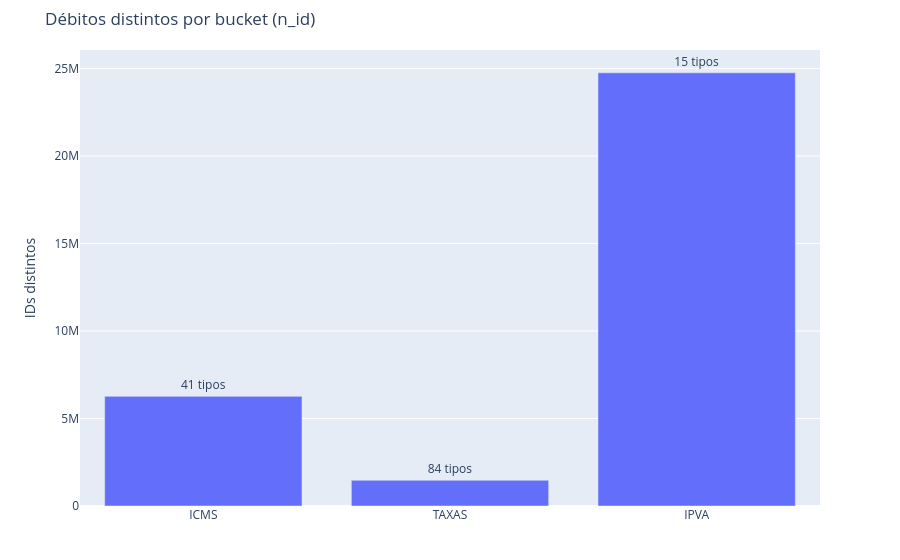
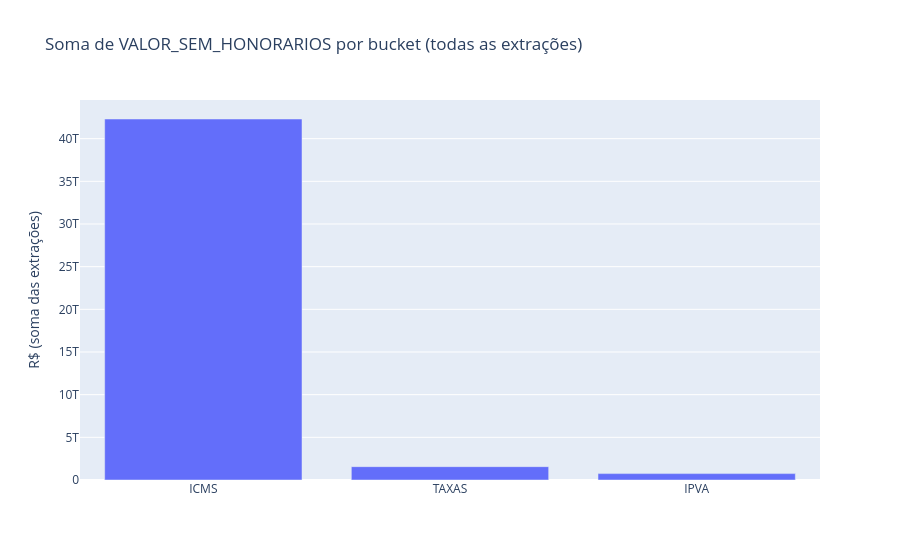

These figures' notebook cell, in order:
### Markdown cell above
### Como ler

`n_id` responde “quantos débitos distintos caem nesse tipo”. `soma_valor` é a soma do estoque **em todas as extrações** — serve pra ver o peso do tipo, não pra somar com arrecadação mensal.

Se algum rótulo importante cair em TAXAS por engano, a gente ajusta a regra na próxima célula (não reexecuta o GROUP BY).

### Code cell
import plotly.express as px

fig = px.bar(
    tot.to_dicts(),
    x="bucket",
    y="n_id",
    text="n_tipos",
    title="Débitos distintos por bucket (n_id)",
    labels={"n_id": "IDs distintos", "bucket": ""},
)
fig.update_traces(texttemplate="%{text} tipos", textposition="outside")
fig.update_layout(margin=dict(t=50, b=40))
fig.show()

fig2 = px.bar(
    tot.to_dicts(),
    x="bucket",
    y="soma_valor",
    title="Soma de VALOR_SEM_HONORARIOS por bucket (todas as extrações)",
    labels={"soma_valor": "R$ (soma das extrações)", "bucket": ""},
)
fig2.show()
fig.write_html(str(out_dir / "fig_bucket_n_id.html"))
fig2.write_html(str(out_dir / "fig_bucket_valor.html"))

### Figure 1 — Plotly figure (JSON) as saved in the notebook; plotly's stock layout.template omitted (floating-point values rounded to 4 significant figures)
{"data": [{"hovertemplate": "=%{x}<br>IDs distintos=%{y}<br>n_tipos=%{text}<extra></extra>", "legendgroup": "", "marker": {"color": "#636efa", "pattern": {"shape": ""}}, "name": "", "orientation": "v", "showlegend": false, "text": [41.0, 84.0, 15.0], "textposition": "outside", "texttemplate": "%{text} tipos", "type": "bar", "x": ["ICMS", "TAXAS", "IPVA"], "xaxis": "x", "y": [6263761, 1469487, 24750260], "yaxis": "y"}], "layout": {"barmode": "relative", "legend": {"tracegroupgap": 0}, "margin": {"b": 40, "t": 50}, "title": {"text": "Débitos distintos por bucket (n_id)"}, "xaxis": {"anchor": "y", "domain": [0, 1], "title": {"text": ""}}, "yaxis": {"anchor": "x", "domain": [0, 1], "title": {"text": "IDs distintos"}}}}

### Figure 2 — Plotly figure (JSON) as saved in the notebook; plotly's stock layout.template omitted (floating-point values rounded to 4 significant figures)
{"data": [{"hovertemplate": "=%{x}<br>R$ (soma das extrações)=%{y}<extra></extra>", "legendgroup": "", "marker": {"color": "#636efa", "pattern": {"shape": ""}}, "name": "", "orientation": "v", "showlegend": false, "textposition": "auto", "type": "bar", "x": ["ICMS", "TAXAS", "IPVA"], "xaxis": "x", "y": [42300000000000.0, 1563000000000.0, 747400000000.0], "yaxis": "y"}], "layout": {"barmode": "relative", "legend": {"tracegroupgap": 0}, "title": {"text": "Soma de VALOR_SEM_HONORARIOS por bucket (todas as extrações)"}, "xaxis": {"anchor": "y", "domain": [0, 1], "title": {"text": ""}}, "yaxis": {"anchor": "x", "domain": [0, 1], "title": {"text": "R$ (soma das extrações)"}}}}
